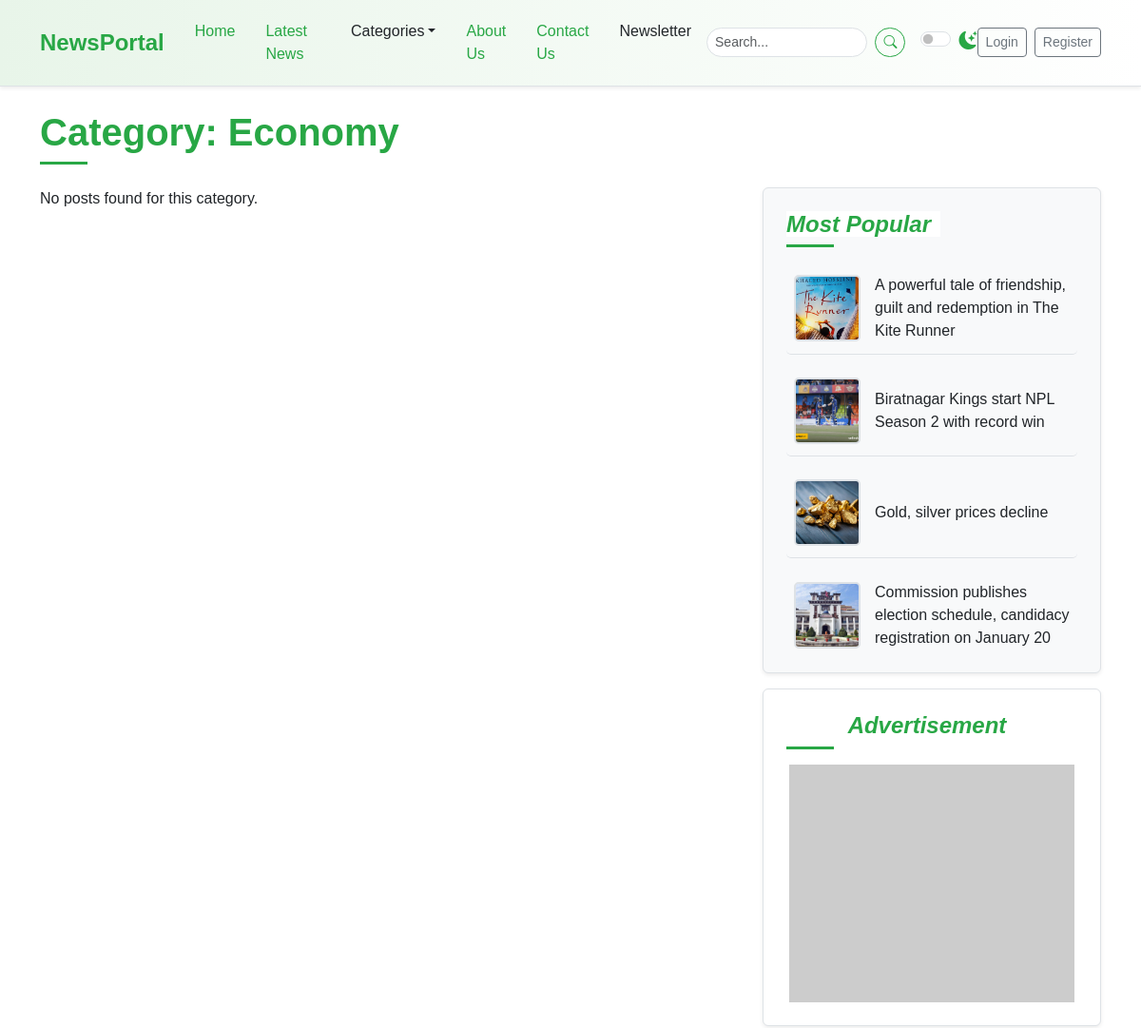
The page /category/2/ (upper part) on the database as committed earlier.
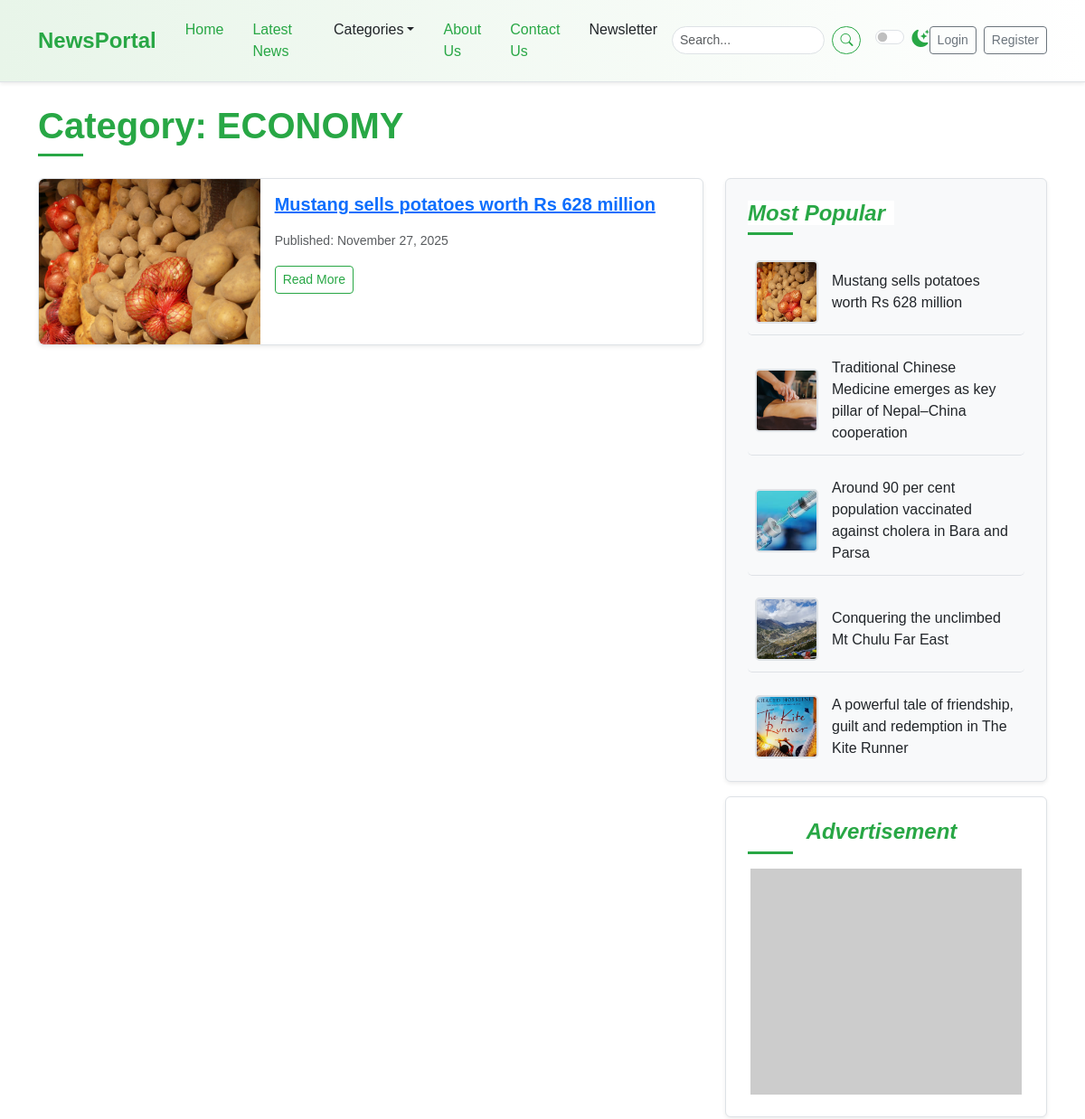
The same page on the database as committed later.
### newspaper/models.py (models this page shows, shortened)
class TimeStampModel(models.Model):
    created_at = models.DateTimeField(auto_now_add=True)
    updated_at = models.DateTimeField(auto_now=True)
    class Meta:
        abstract = True

class Category(TimeStampModel):
    name = models.CharField(max_length=100)
    icon = models.CharField(max_length=100, null=True, blank=True)
    description = models.TextField(null=True, blank=True)
    class Meta:
        ordering = ["name"]
        verbose_name = "category"
        verbose_name_plural = "categories"

class Post(TimeStampModel):
    STATUS_CHOICES = [
        ("active", "Active"),
        ("in_active", "Inactive"),
    ]
    title =models.CharField(max_length=200)
    content = models.TextField()
    featured_image = models.ImageField(upload_to="post_images/%Y/%m/%d", blank=False)
    author = models.ForeignKey("auth.User", on_delete=models.CASCADE)
    status = models.CharField(max_length=20, choices=STATUS_CHOICES, default="active")
    views_count = models.PositiveBigIntegerField(default=0)
    is_breaking_news = models.BooleanField(default=False)
    published_at = models.DateTimeField(null=True, blank=True)
    category = models.ForeignKey(Category, on_delete=models.CASCADE)
    tag = models.ManyToManyField(Tag)

### newspaper/views.py (the view)
# urls.py: path("category/<int:pk>/", views.CategoryPostsView.as_view(), name="category-posts"),
class CategoryPostsView(SidebarMixin, ListView):
    model = Post
    template_name = "newsportal/list/category_posts.html"
    context_object_name = "posts"
    paginate_by = 1
    def get_queryset(self):
        category_id = self.kwargs["pk"]
        return Post.objects.filter(
            published_at__isnull=False,
            status="active",
            category__id=category_id
        ).order_by("-published_at")
    def get_context_data(self, **kwargs):
        context = super().get_context_data(**kwargs)
        context["category"] = Category.objects.get(pk=self.kwargs["pk"])
        return context

### newspaper/nav.py (called while the page is built)
def navigation(request):
    categories = Category.objects.all()[:4]
    return {"categories": categories}

### newspaper/views.py (called while the page is built)
    def get_context_data(self, **kwargs):
        context = super().get_context_data(**kwargs)
        context["popular_posts"] = Post.objects.filter(
            published_at__isnull=False, status="active"
        ).order_by("-published_at")[:5]
        context["categories"] = Category.objects.all()
        context["tags"] = Tag.objects.all()
        return context

### templates/newsportal/list/category_posts.html (shortened to what this page needs)
{% extends "newsportal/base.html" %}
{% block content %}
<div class="container mt-4">
    <h1 class="mb-4 section-title">
        <span>Category: <span class="category-name-placeholder">{{ category.name }}</span></span>
    </h1>
    <div class="row">
        <div class="col-lg-8">
            {% for post in posts %}
            <div class="card mb-4 shadow-sm news-list-item">
                <div class="row g-0">
                    <div class="col-md-4">
                        <img src="{{ post.featured_image.url }}" class="img-fluid rounded-start" alt="{{ post.title }}">
                    </div>
                    <div class="col-md-8">
                        <div class="card-body">
                            <h5 class="card-title">
                                <a href="{% url 'post-detail' post.pk %}">{{ post.title }}</a>
                            </h5>
                            <p class="card-text">
                                <small class="text-muted">Published: {{ post.published_at|date:"F j, Y" }}</small>
                            </p>
                            <a href="{% url 'post-detail' post.pk %}" class="btn btn-outline-success btn-sm">Read More</a>
                        </div>
                    </div>
                </div>
            </div>
            {% empty %}
            <p>No posts found for this category.</p>
            {% endfor %}
        </div>
        <div class="col-lg-4">
            <div class="position-sticky sticky-sidebar-offset">
                <div class="p-4 mb-3 bg-light rounded sidebar-widget shadow-sm">
                    <h4 class="fst-italic section-title"><span>Most Popular</span></h4>
                    <ul class="list-unstyled mb-0 popular-list">
                        {% for post in popular_posts %}
                        <li>
                            <img src="{{ post.featured_image.url }}" alt="{{ post.title }}" width="55" height="55">
                            <a href="{% url 'post-detail' post.pk %}">{{ post.title }}</a>
                        </li>
                        {% endfor %}
                    </ul>
                </div>
                <div class="p-4 mb-3 rounded sidebar-widget shadow-sm text-center">
                    <h4 class="fst-italic section-title"><span>Advertisement</span></h4>
                    <img src="https://placehold.co/300x250/e8f5e9/333333?text=Ad+Banner" class="img-fluid" alt="Advertisement">
                </div>
            </div>
        </div>
    </div>
</div>
{% endblock %}

Rows that differ between the two databases and show on the page:
no longer on this page (row unchanged): Post: featured_image (picture), title "Biratnagar Kings start NPL Season 2 with record win", shown under "Most Popular"
removed Post: featured_image (picture), title "Gold, silver prices decline", shown under "Most Popular"
no longer on this page (row unchanged): Post: featured_image (picture), title "Commission publishes election schedule, candidacy registration on January 20", shown under "Most Popular"
changed Category: name "Economy" → "ECONOMY"
added Post: featured_image (picture), title "Mustang sells potatoes worth Rs 628 million", published_at "November 27, 2025"
added Post: featured_image (picture), title "Traditional Chinese Medicine emerges as key pillar of Nepal–China cooperation", shown under "Most Popular"
added Post: featured_image (picture), title "Around 90 per cent population vaccinated against cholera in Bara and Parsa", shown under "Most Popular"
added Post: featured_image (picture), title "Conquering the unclimbed Mt Chulu Far East", shown under "Most Popular"
Other text that changed with them:
text no longer shown: "No posts found for this category."
